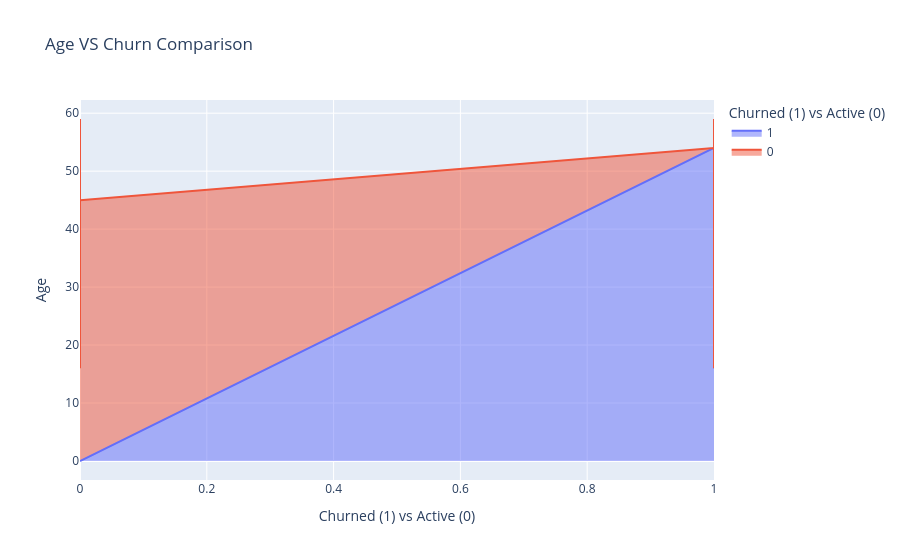

This figure's notebook cell:
### Markdown cell above
#### AGE VS CHURN :

### Code cell
fig = px.area(df, x = "is_churned", y = "age", color = "is_churned", title = "Age VS Churn Comparison",
             labels = {"is_churned":"Churned (1) vs Active (0)","age":"Age"})
fig.show()

### Figure 1 — Plotly figure (JSON) as saved in the notebook; plotly's stock layout.template omitted (floating-point values rounded to 4 significant figures; data arrays with more than 128 entries replaced by an {"elided": "..."} marker saying what was removed)
{"data": [{"fillpattern": {"shape": ""}, "hovertemplate": "Churned (1) vs Active (0)=%{x}<br>Age=%{y}<extra></extra>", "legendgroup": "1", "line": {"color": "#636efa"}, "marker": {"symbol": "circle"}, "mode": "lines", "name": "1", "orientation": "v", "showlegend": true, "stackgroup": "1", "type": "scatter", "x": {"elided": "2071 int values"}, "xaxis": "x", "y": {"elided": "2071 int values"}, "yaxis": "y"}, {"fillpattern": {"shape": ""}, "hovertemplate": "Churned (1) vs Active (0)=%{x}<br>Age=%{y}<extra></extra>", "legendgroup": "0", "line": {"color": "#EF553B"}, "marker": {"symbol": "circle"}, "mode": "lines", "name": "0", "orientation": "v", "showlegend": true, "stackgroup": "1", "type": "scatter", "x": {"elided": "5929 int values"}, "xaxis": "x", "y": {"elided": "5929 int values"}, "yaxis": "y"}], "layout": {"legend": {"title": {"text": "Churned (1) vs Active (0)"}, "tracegroupgap": 0}, "title": {"text": "Age VS Churn Comparison"}, "xaxis": {"anchor": "y", "categoryarray": [1, 0], "categoryorder": "array", "domain": [0, 1], "title": {"text": "Churned (1) vs Active (0)"}}, "yaxis": {"anchor": "x", "domain": [0, 1], "title": {"text": "Age"}}}}
